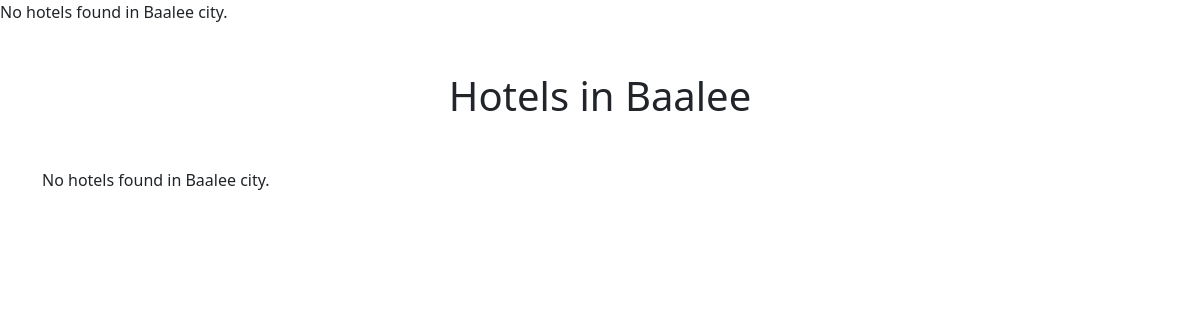
The app's page /Explore_Oromia/Bale-Mountain/book.php, older data.
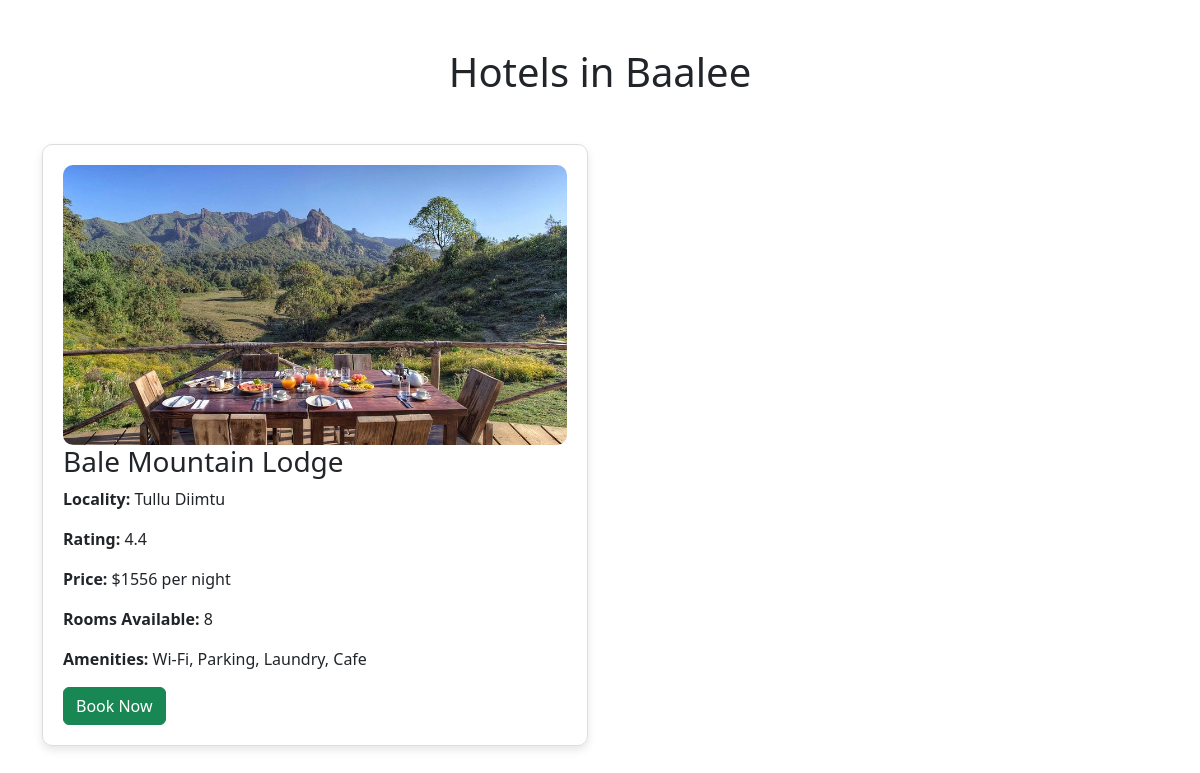
The same page, newer data.
### tables this page shows
CREATE TABLE `hotels` (
  `hotelID` varchar(10) NOT NULL,
  `hotelName` varchar(100) NOT NULL,
  `city` varchar(20) NOT NULL,
  `locality` varchar(50) NOT NULL,
  `stars` int(5) NOT NULL,
  `rating` varchar(5) NOT NULL,
  `hotelDesc` varchar(1000) NOT NULL,
  `checkIn` varchar(6) NOT NULL,
  `checkOut` varchar(6) NOT NULL,
  `price` int(10) NOT NULL,
  `roomsAvailable` int(5) NOT NULL,
  `wifi` varchar(5) NOT NULL,
  `swimmingPool` varchar(5) NOT NULL,
  `parking` varchar(5) NOT NULL,
  `restaurant` varchar(5) NOT NULL,
  `laundry` varchar(5) NOT NULL,
  `cafe` varchar(5) NOT NULL,
  `mainImage` varchar(100) NOT NULL
);

### Explore_Oromia/Bale-Mountain/book.php (the view, shortened to what this page needs)
<?php
$host = "localhost";
$username = "root";
$password = "";
$database = "projectmeteor";
$conn = new mysqli($host, $username, $password, $database);
$city = "Baalee";
$sql = "SELECT * FROM hotels WHERE city = ?";
$stmt = $conn->prepare($sql);
$stmt->bind_param("s", $city);
$stmt->execute();
$result = $stmt->get_result();
$hotels = [];
if ($result->num_rows > 0) {
    while ($row = $result->fetch_assoc()) {
        $hotels[] = $row;
    }
} else {
    echo "<p>No hotels found in Baalee city.</p>";
}
?>
<!DOCTYPE html>
<html lang="en">
<head>
    <link href="https://cdn.jsdelivr.net/npm/bootstrap@5.3.0-alpha1/dist/css/bootstrap.min.css" rel="stylesheet">
</head>
<body>
    <div class="container mt-5">
        <h1 class="text-center mb-4">Hotels in Baalee</h1>
        <div class="mt-5">
            <?php if (!empty($hotels)): ?>
                <div class="row">
                    <?php foreach ($hotels as $hotel): ?>
                        <div class="col-md-6">
                            <div class="hotel-card">
                                <img src="<?php echo htmlspecialchars($hotel['mainImage']); ?>" alt="<?php echo htmlspecialchars($hotel['hotelName']); ?>">
                                <h3><?php echo htmlspecialchars($hotel['hotelName']); ?></h3>
                                <p><strong>Locality:</strong> <?php echo htmlspecialchars($hotel['locality']); ?></p>
                                <p><strong>Rating:</strong> <?php echo htmlspecialchars($hotel['rating']); ?></p>
                                <p><strong>Price:</strong> $<?php echo htmlspecialchars($hotel['price']); ?> per night</p>
                                <p><strong>Rooms Available:</strong> <?php echo htmlspecialchars($hotel['roomsAvailable']); ?></p>
                                <p><strong>Amenities:</strong>
                                    <?php
                                    $amenities = [];
                                    if ($hotel['wifi'] == 'Yes') $amenities[] = 'Wi-Fi';
                                    if ($hotel['parking'] == 'Yes') $amenities[] = 'Parking';
                                    if ($hotel['laundry'] == 'Yes') $amenities[] = 'Laundry';
                                    if ($hotel['cafe'] == 'Yes') $amenities[] = 'Cafe';
                                    echo implode(', ', $amenities);
                                    ?>
                                </p>
                                <a href="book.php?hotelID=<?php echo htmlspecialchars($hotel['hotelID']); ?>" class="btn btn-success">Book Now</a>
                            </div>
                        </div>
                    <?php endforeach; ?>
                </div>
            <?php else: ?>
                <p>No hotels found in Baalee city.</p>
            <?php endif; ?>
        </div>
    </div>
</body>
</html>

### Explore_Oromia/Bale-Mountain/book.php (style rules this page uses)
.hotel-card { border: 1px solid #ddd; border-radius: 10px; padding: 20px; margin-bottom: 20px; box-shadow: 0 4px 8px rgba(0, 0, 0, 0.1); }
.hotel-card img { max-width: 100%; border-radius: 10px; }

Row changes from the older to the newer data that the page shows:
now on this page (row edited): hotels: mainImage (picture), hotelName "Bale Mountain Lodge", locality "Tullu Diimtu", rating "4.4", price "1556", roomsAvailable "8", amenities "Wi-Fi, Parking, Laundry, Cafe"
Text that changed along with them:
text no longer shown: "No hotels found in Baalee city. No hotels found in Baalee city."
